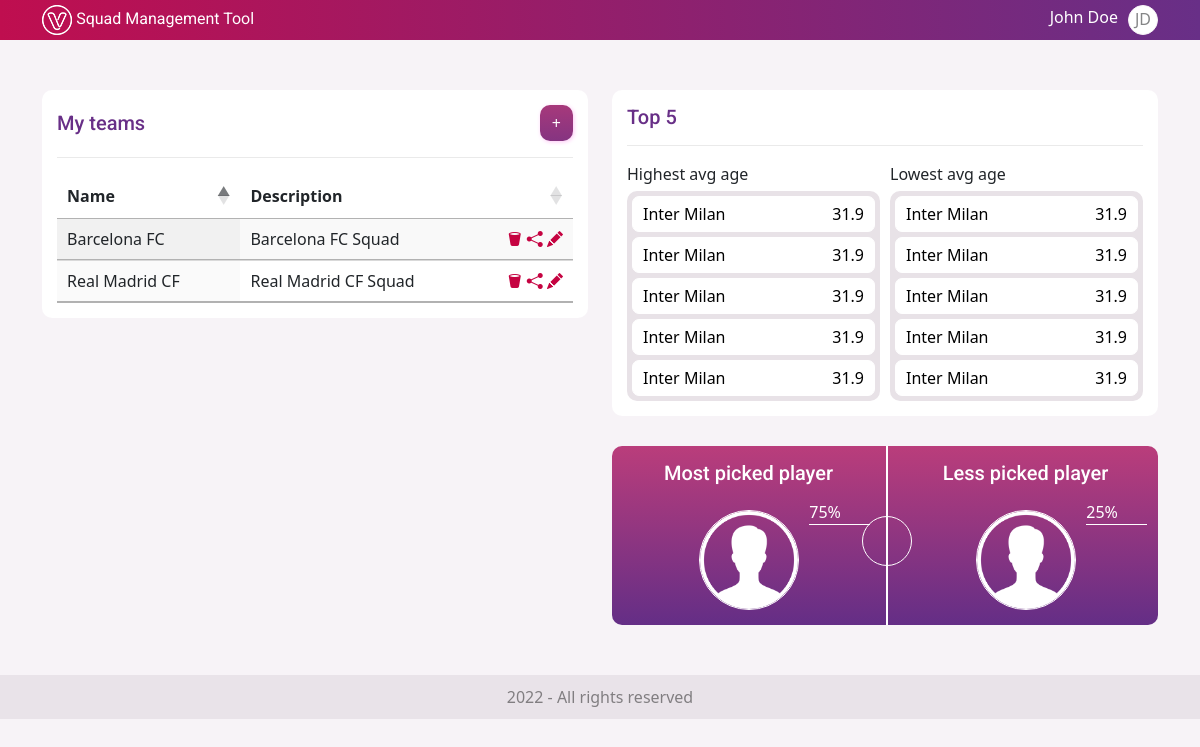
Page /my-teams.php on the committed database.
### tables this page shows
CREATE TABLE `team` (
  `id_team` int(11) NOT NULL,
  `name_team` varchar(50) DEFAULT NULL,
  `description_team` varchar(500) DEFAULT NULL,
  `website_team` varchar(60) DEFAULT NULL,
  `type_team` tinyint(4) DEFAULT NULL,
  `tags_team` varchar(500) DEFAULT NULL,
  `formation_team` int(4) DEFAULT NULL,
  `members_team` text NOT NULL
);

### my-teams.php (the view, shortened to what this page needs)
<?php include 'connect.php';?>
<!doctype html>
<html lang="en">
  <head>
    <link href="https://cdn.jsdelivr.net/npm/bootstrap@5.2.0-beta1/dist/css/bootstrap.min.css" rel="stylesheet">
    <link rel="stylesheet" href="assets/css/style.css">
    <link rel="stylesheet" href="https://cdn.datatables.net/1.12.0/css/jquery.dataTables.min.css">
    <link rel="stylesheet" href="https://cdn.jsdelivr.net/npm/bootstrap-icons@1.8.2/font/bootstrap-icons.css">
    <link rel="stylesheet" href="http://bootstrap-tagsinput.github.io/bootstrap-tagsinput/dist/bootstrap-tagsinput.css">
  </head>
  <body>
    <header>
        <div class="container">
            <div class="row d-flex justify-content-between">
                <div class="logo col">
                    <a href="/soccer_team_aplication/">
                        <img src="assets/img/venturus-logo.png" alt="Venturus Logo">
                        <span class="title-page">Squad Management Tool</span>
                    </a>
                </div>
                <div class="user col d-flex justify-content-end">
                    <a href="/soccer_team_aplication/" class=" d-flex justify-content-end">
                        <span>John Doe</span>
                        <div class="d-flex user-image-header">
                            <span>JD</span>
                        </div>
                    </a>
                </div>
            </div>
        </div>
    </header>
    <section id="content">
        <div class="container">
            <div class="row">
                <div class="col-12 col-md-6">
                    <div id="my-teams">
                        <div class="d-flex justify-content-between">
                            <h2>My teams</h2>
                            <button class="btn add-team" onclick="window.location.href='/soccer_team_aplication/create-team.php'">+</button>
                        </div>
                        <hr>
                        <table id="myTeams" class="display table">
                            <thead>
                                <tr>
                                    <th>Name</th>
                                    <th>Description</th>
                                </tr>
                            </thead>
                            <tbody>
                                <?php
                                $consultTeams = $connection->query("SELECT * FROM team ORDER BY name_team ASC");
                                $count = $consultTeams->rowCount();
                                if ($count == "0"){
                                }else{
                                    while ($line = $consultTeams->fetch(PDO::FETCH_ASSOC)) {
                                ?>
                                <tr>
                                    <td scope="row"><?php echo $line['name_team'];?></td>
                                    <td>
                                        <div class="d-flex justify-content-between">
                                            <p class="m-0"><?php echo $line['description_team'];?></p>
                                            <div class="actions-buttons">
                                                <a href="/soccer_team_aplication/deleteTeam.php?id_team=<?php echo $line['id_team']; ?>"><i class="bi bi-trash2-fill" title="Delete"></i></a>
                                                <a href=""><i class="bi bi-share-fill" title="Share"></i></a>
                                                <a href="/soccer_team_aplication/edit-team.php?id_team=<?php echo $line['id_team']; ?>"><i class="bi bi-pencil-fill" title="Edit"></i></a>
                                            </div>
                                        </div>
                                    </td>
                                </tr>
                                <?php
                                    }
                                }
                                ?>
                            </tbody>
                        </table>
                    </div>
                </div>
                <div class="col-12 col-md-6">
                    <div id="top">
                        <div class="d-flex justify-content-between">
                            <h2>Top 5</h2>
                        </div>
                        <hr>
                        <div class="d-block d-lg-flex d-md-flex d-sm-block d-xs-block">
                            <div class="age-data col-12 col-md-6 col-sm-12 p-r-5">
                                <label>Highest avg age</label>
                                <div class="bg-grey age-big-box">
                                    <div class="bg-white age-box">
                                        <p class="team-name">Inter Milan</p>
                                        <p class="high-avg-age">31.9</p>
                                    </div>
                                    <div class="bg-white age-box">
                                        <p class="team-name">Inter Milan</p>
                                        <p class="high-avg-age">31.9</p>
                                    </div>
                                    <div class="bg-white age-box">
                                        <p class="team-name">Inter Milan</p>
                                        <p class="high-avg-age">31.9</p>
                                    </div>
                                    <div class="bg-white age-box">
                                        <p class="team-name">Inter Milan</p>
                                        <p class="high-avg-age">31.9</p>
                                    </div>
                                    <div class="bg-white age-box m-0">
                                        <p class="team-name">Inter Milan</p>
                                        <p class="high-avg-age">31.9</p>
                                    </div>
                                </div>
                            </div>
                            <div class="age-data col-12 col-md-6 col-sm-12 p-l-5">
                                <label>Lowest avg age</label>
                                <div class="bg-grey age-big-box">
                                    <div class="bg-white age-box">
                                        <p class="team-name">Inter Milan</p>
                                        <p class="high-avg-age">31.9</p>
                                    </div>
                                    <div class="bg-white age-box">
                                        <p class="team-name">Inter Milan</p>
                                        <p class="high-avg-age">31.9</p>
                                    </div>
                                    <div class="bg-white age-box">
                                        <p class="team-name">Inter Milan</p>
                                        <p class="high-avg-age">31.9</p>
                                    </div>
                                    <div class="bg-white age-box">
                                        <p class="team-name">Inter Milan</p>
                                        <p class="high-avg-age">31.9</p>
                                    </div>
                                    <div class="bg-white age-box m-0">
                                        <p class="team-name">Inter Milan</p>
                                        <p class="high-avg-age">31.9</p>
                                    </div>
                                </div>
                            </div>
                        </div>
                    </div>
                    <div class="picked-player">
                        <div class="choosen col-6">
                            <h2 class="text-white">Most picked player</h2>
                            <div class="pick-rate col-3 col-md-3"><p>75%</p></div>
                            <img src="assets/img/player1.png" alt="Player Name">
                        </div>
                        <div class="section-divider"></div>
                        <div class="choosen col-6">
                            <h2 class="text-white">Less picked player</h2>
                            <div class="pick-rate col-3 col-md-3"><p>25%</p></div>
                            <img src="assets/img/player2.png" alt="Player Name">
                        </div>
                    </div>
                </div>
            </div>
        </div>
    </section>
    <footer>
        <div class="container">
            <div class="row">
                <div class="copyrights">
                    <p>2022 - All rights reserved</p>
                </div>
            </div>
        </div>
    </footer>
  </body>
</html>

### assets/css/style.css (style rules this page uses)
::placeholder { color: #acacac; padding-left: 10px; }
body { background-color: #f7f3f7; min-height: 100vh; }
h2 { font-family: 'Roboto', sans-serif; color: #682f87; font-size: 20px; margin: auto 0; }
section { padding: 50px 0; }
a { color: #ffffff; text-decoration: none; }
i { color: #c50341; }
i[title="Edit"] { border-radius: 2px; }
hr { background-color: #f7eef7 !important; color: #adadad; }
label { font-weight: 500; margin: 0 0 5px 0; }
.bg-grey { background-color: #e8e2e7; }
.bg-white { background-color: #ffffff; }
.m-0 { margin: 0; }
.p-r-5 { padding-right: 5px; }
.p-l-5 { padding-left: 5px; }
header { background-image: linear-gradient(to right, #bf0e4f , #682f87); color: #ffffff; padding: 5px 0; }
.logo span { font-family: 'Roboto', sans-serif; }
.user-image-header { background-color: #ffffff; border: 1px solid #f7f3f7; border-radius: 50%; color: #858687; width: 30px; height: 30px; font-weight: 500; margin-left: 10px; justify-content: center; padding: 1px 0 0 0; }
#my-teams { background-color: #ffffff; border-radius: 10px; padding: 15px; }
.add-team { background-image: linear-gradient(to bottom, #a7397b , #853481); box-shadow: 1px 1px 4px #ffc6f6; border: none; color: #ffffff; border-radius: 10px; }
#top { background-color: #ffffff; border-radius: 10px; padding: 15px; margin: 0 0 30px 0; }
.age-big-box { border-radius: 10px; padding: 5px; }
.age-box { display: flex; justify-content: space-between; border-radius: 7px; padding: 5px 10px; margin: 0 0 5px 0; border: 1px solid #ffffff; }
.team-name { color: #000000; margin: 0; }
.high-avg-age { color: #000000; font-weight: 500; margin: 0; }
.picked-player { display: flex; justify-content: space-around; background-image: linear-gradient(to bottom, #ba3d7b , #642e86); border-radius: 10px; padding: 15px 0; color: #ffffff; }
.picked-player .choosen { text-align: center; padding: 0 15px; }
.picked-player .choosen img { text-align: center; border: 1px solid #ffffff; border-radius: 100%; max-width: 100px; margin: -15px 0 0 0; }
.pick-rate { margin: 0 0 0 auto; }
.pick-rate p { text-align: start; border-bottom: 1px solid #ffffff; margin: 15px 0 0 0 ; }
.section-divider { position: relative; background-color: #ffffff; margin: -15px 1px ; border: 1px solid #ffffff; }
.section-divider:before { content: ""; width: 50px; height: 50px; background: #ffffff00; border: 1px solid #ffffff; border-radius: 100%; position: absolute; top: calc(50% - 20px); left: -25px; line-height: 50px; text-indent: 10px; font-size: 15px; }
footer { background-color: #e9e3e9; padding: 10px 0; }
footer .copyrights p { color: #817e81; margin: 0; text-align: center; }
.actions-buttons { display: block; }
table.dataTable tr { background-color: #ffffff !important; }

### rows in the picture
team: name_team "Barcelona FC", description_team "Barcelona FC Squad"
team: name_team "Real Madrid CF", description_team "Real Madrid CF Squad"
